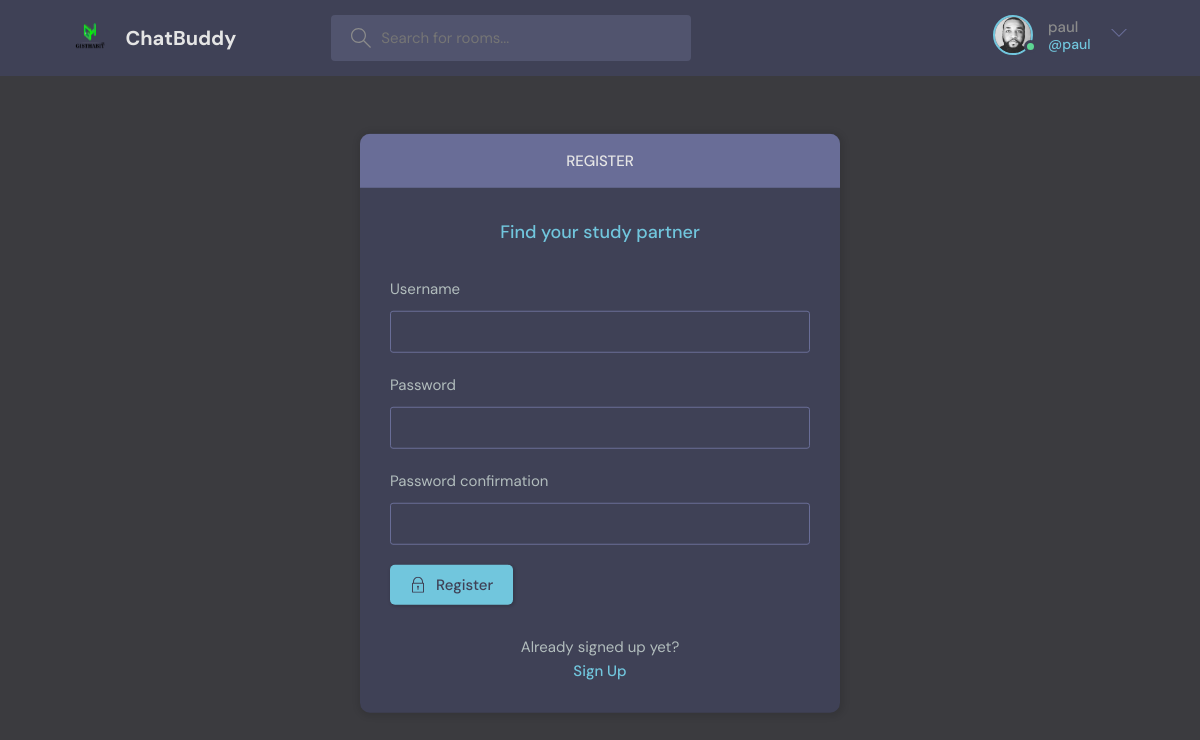
The page /register/ (signed in) on the database its author committed.
### chatbase/models.py (models this page shows)
class User(AbstractUser):
    name = models.CharField(max_length=200, null=True)
    email = models.EmailField(unique=True, null=True)
    bio = models.TextField(null=True)
    avatar = models.ImageField(null=True, default="avatar.svg")
    USERNAME_FIELD = 'email'
    REQUIRED_FIELDS = []

### chatbase/views.py (the view, shortened to what this page needs)
# urls.py: path('register/', views.registerUser, name='register'),
def registerUser(request):
    form = UserCreationForm()
    return render(request, 'chatbase/login_register.html', {'form':form})

### chatbase/templates/chatbase/login_register.html (shortened to what this page needs)
{% extends 'main.html' %}
{% block content %}
<main class="auth layout">
  {% if page == 'login' %}
  <div class="container">
    <div class="layout__box">
      <div class="layout__boxHeader">
        <div class="layout__boxTitle">
          <h3>Login</h3>
        </div>
      </div>
      <div class="layout__body">
        <h2 class="auth__tagline">Find your study partner</h2>
        <form class="form" action="" method="POST">
          {% csrf_token %}
          <div class="form__group form__group">
            <label for="room_name">Username</label>
            <input id="username" name="username" type="text" placeholder="username" />
          </div>
          <div class=" form__group">
            <label for="password">Password</label>
            <input id="password" name="password" type="password"
              placeholder="&bull;&bull;&bull;&bull;&bull;&bull;&bull;&bull;" />
          </div>
          <button class="btn btn--main" type="submit">
            <svg version="1.1" xmlns="http://www.w3.org/2000/svg" width="32" height="32" viewBox="0 0 32 32">
              <title>lock</title>
              <path
                d="M27 12h-1v-2c0-5.514-4.486-10-10-10s-10 4.486-10 10v2h-1c-0.553 0-1 0.447-1 1v18c0 0.553 0.447 1 1 1h22c0.553 0 1-0.447 1-1v-18c0-0.553-0.447-1-1-1zM8 10c0-4.411 3.589-8 8-8s8 3.589 8 8v2h-16v-2zM26 30h-20v-16h20v16z">
              </path>
              <path
                d="M15 21.694v4.306h2v-4.306c0.587-0.348 1-0.961 1-1.694 0-1.105-0.895-2-2-2s-2 0.895-2 2c0 0.732 0.413 1.345 1 1.694z">
              </path>
            </svg>
            Login
          </button>
        </form>
        <div class="auth__action">
          <p>Haven't signed up yet?</p>
          <a href="{% url 'register' %}" class="btn btn--link">Sign Up</a>
        </div>
      </div>
    </div>
  </div>
  {% else %}
  <div class="container">
    <div class="layout__box">
      <div class="layout__boxHeader">
        <div class="layout__boxTitle">
          <h3>Register</h3>
        </div>
      </div>
      <div class="layout__body">
        <h2 class="auth__tagline">Find your study partner</h2>
        <form class="form" action="" method="POST">
          {% for field in form %}
          <div class="form__group form__group">
            <label for="room_name">{{field.label}}</label>
            {{field}}
          </div>
          {% endfor %}
          <button class="btn btn--main" type="submit">
            Register
          </button>
        </form>
        <div class="auth__action">
          <p>Already signed up yet?</p>
          <a href="{% url 'login' %}" class="btn btn--link">Sign Up</a>
        </div>
      </div>
    </div>
  </div>
  {% endif %}
</main>
{% endblock content %}

### templates/navbar.html (shortened to what this page needs)
{% load static %}
<header class="header header--loggedIn">
    <div class="container">
      <a href="{% url 'home' %}" class="header__logo">
        <img src="{% static 'images/gist.png' %}" alt="logo" />
        <h1>ChatBuddy</h1>
      </a>
      <form class="header__search" method="GET" action="{% url 'home' %}">
        <label>
          <input name="q" placeholder="Search for rooms..." />
        </label>
      </form>
      <nav class="header__menu">
        {% if request.user.is_authenticated %}
        <div class="header__user">
          <a href="{% url 'user-profile' user.id %}">
            <div class="avatar avatar--medium active">
              <img src="{{request.user.avatar.url}}" alt="profile favicon" />
            </div>
            <p>{{ request.user.username }} <span>@{{ request.user.username }}</span></p>
          </a>
          <button class="dropdown-button">
            <svg version="1.1" xmlns="http://www.w3.org/2000/svg" width="32" height="32" viewBox="0 0 32 32">
              <title>chevron-down</title>
              <path d="M16 21l-13-13h-3l16 16 16-16h-3l-13 13z"></path>
            </svg>
          </button>
        </div>
        {% else %}
        <a href="{% url 'login' %}">
          <img src="{% static 'images/avatar.svg' %}" />
          <p>Login</p>
        </a>
        {% endif %}
      </nav>
    </div>
  </header>

### rows shown on the page
User: user.avatar (picture), user.username "paul"

### other values the page prints
{{ field.label }} "Username" "Password" "Password confirmation"
